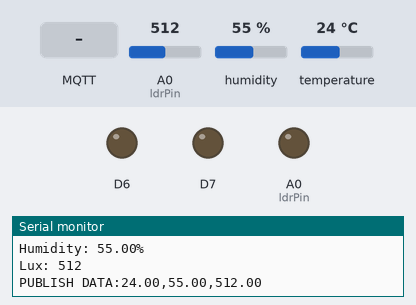
Recording of a sketch running on a simulated ESP8266 (NodeMCU). Shown: output pins drawn as LEDs (lit = HIGH), the last lines printed to the serial monitor. Inputs (shaded band) come from the test bench; at power-on: A0 (ldrPin) = 512, humidity 55 %, temperature 24 °C. WiFi joins after 1.5 s; servers stay silent unless stated; random numbers use the default seed unless the sketch sets one; no MQTT or app messages arrive unless stated.

Above: at 2.8 s.
2.9 s: MQTT message "on1" arrives on the first subscribed topic
At 4.1 s:
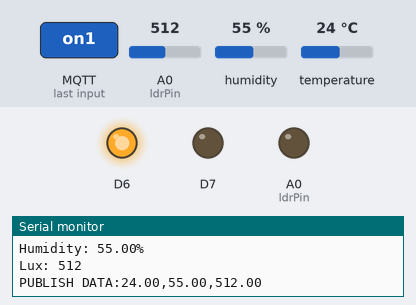
4.4 s: MQTT message "on2" arrives on the first subscribed topic
At 5.4 s:
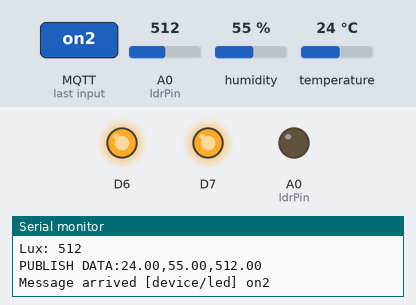
5.9 s: MQTT message "off1" arrives on the first subscribed topic
At 6.5 s:
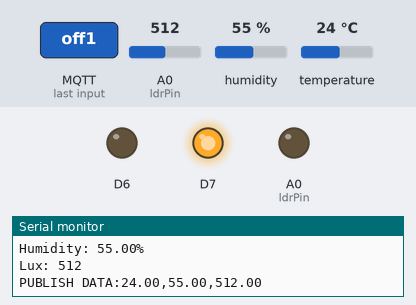
7.4 s: MQTT message "off2" arrives on the first subscribed topic
At 7.7 s:
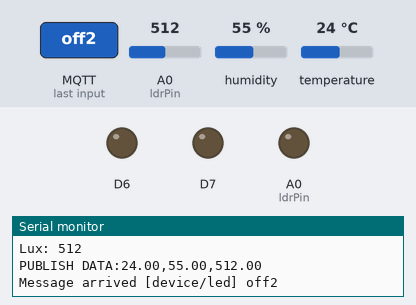
Timing chart, 0 to 9.9 s (numbered marks = the images above; inputs shaded):
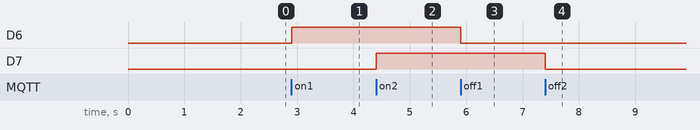

Measured:
- after the input at 2.9 s, D6: LOW → HIGH at once
- after the input at 4.4 s, D7: LOW → HIGH at once
- after the input at 5.9 s, D6: HIGH → LOW at once
- after the input at 7.4 s, D7: HIGH → LOW at once

The sketch:

sketch_sep21a.ino
```cpp
#include <ESP8266WiFi.h>
#include <PubSubClient.h>
#include <Adafruit_Sensor.h>
#include <DHT.h>
#include <DHT_U.h>

#define DHTPIN D5
const float ldrPin = A0;
#define DHTTYPE DHT11
DHT_Unified dht(DHTPIN, DHTTYPE);
uint32_t delayMS;

const char* ssid = "OPPO A9 2020";
const char* password = "44444444";
const char* mqtt_server = "192.168.71.4";
const char* topic = "Tempdata";
const int serverPort = 3001;
WiFiClient espClient;
PubSubClient client(espClient);

unsigned long lastMsg = 0;
String msgStr = "";
float temp, hum;


void setup_wifi() {

  delay(10);
  Serial.println();
  Serial.print("Connecting to ");
  Serial.println(ssid);

  WiFi.mode(WIFI_STA);
  WiFi.begin(ssid, password);

  while (WiFi.status() != WL_CONNECTED) {

    Serial.print(".");
    digitalWrite(2, 0);
    delay(200);
    digitalWrite(2, 1);
    delay(200);
  }
  Serial.println("");
  Serial.println("WiFi connected");
  Serial.println("IP address: ");
  Serial.println(WiFi.localIP());
}

void callback(char* topic, byte* payload, unsigned int length) {
  Serial.print("Message arrived [");
  Serial.print(topic);
  Serial.print("] ");

  String message = "";
  for (int i = 0; i < length; i++) {
    message += (char)payload[i];
  }
  Serial.print(message);
  Serial.println();

  if (message.equals("off1")) {
    digitalWrite(D6, LOW);
  } else if (message.equals("on1")) {
    digitalWrite(D6, HIGH);
  } else if (message.equals("on2")) {
    digitalWrite(D7, HIGH);
  } else if (message.equals("off2")) {
    digitalWrite(D7, LOW);
  }
}

void reconnect() {
  while (!client.connected()) {
    Serial.print("Attempting MQTT connection...");
    String clientId = "ESP8266Client-";
    clientId += String(random(0xffff), HEX);
    if (client.connect(clientId.c_str())) {
      Serial.println("connected");
      client.subscribe("device/led");
    } else {
      Serial.print("failed, rc=");
      Serial.print(client.state());
      Serial.println(" try again in 5 seconds");
      delay(5000);
    }
  }
}

void setup() {
  pinMode(D6, OUTPUT);
  pinMode(D7, OUTPUT);
  pinMode(ldrPin, OUTPUT);
  dht.begin();
  sensor_t sensor;
  dht.temperature().getSensor(&sensor);

  dht.humidity().getSensor(&sensor);
  delayMS = sensor.min_delay / 1000;

  Serial.begin(9600);
  setup_wifi();
  client.setServer(mqtt_server, 1883);
  client.setCallback(callback);
}

void loop() {

  if (!client.connected()) {
    reconnect();
  }
  client.loop();

  unsigned long now = millis();
  if (now - lastMsg > 2000) {
    lastMsg = now;
    sensors_event_t event;
    dht.temperature().getEvent(&event);
    if (isnan(event.temperature)) {
      Serial.println(F("Error reading temperature!"));
    } else {
      Serial.print(F("Temperature: "));
      Serial.print(event.temperature);
      Serial.println(F("°C"));
      temp = event.temperature;
    }
    dht.humidity().getEvent(&event);
    if (isnan(event.relative_humidity)) {
      Serial.println(F("Error reading humidity!"));
    } else {
      Serial.print(F("Humidity: "));
      Serial.print(event.relative_humidity);
      Serial.println(F("%"));
      hum = event.relative_humidity;
    }
    int rawData = analogRead(ldrPin);
    float lux = rawData;
    Serial.print("Lux: ");
    Serial.println(rawData);

    msgStr = String(temp) + "," + String(hum) + "," + String(lux);
    byte arrSize = msgStr.length() + 1;
    char msg[arrSize];
    msgStr.toCharArray(msg, arrSize);
    Serial.print("PUBLISH DATA:");
    Serial.println(msgStr);
    client.publish(topic, msg);
    msgStr = "";
    delay(50);
  }
}
```
